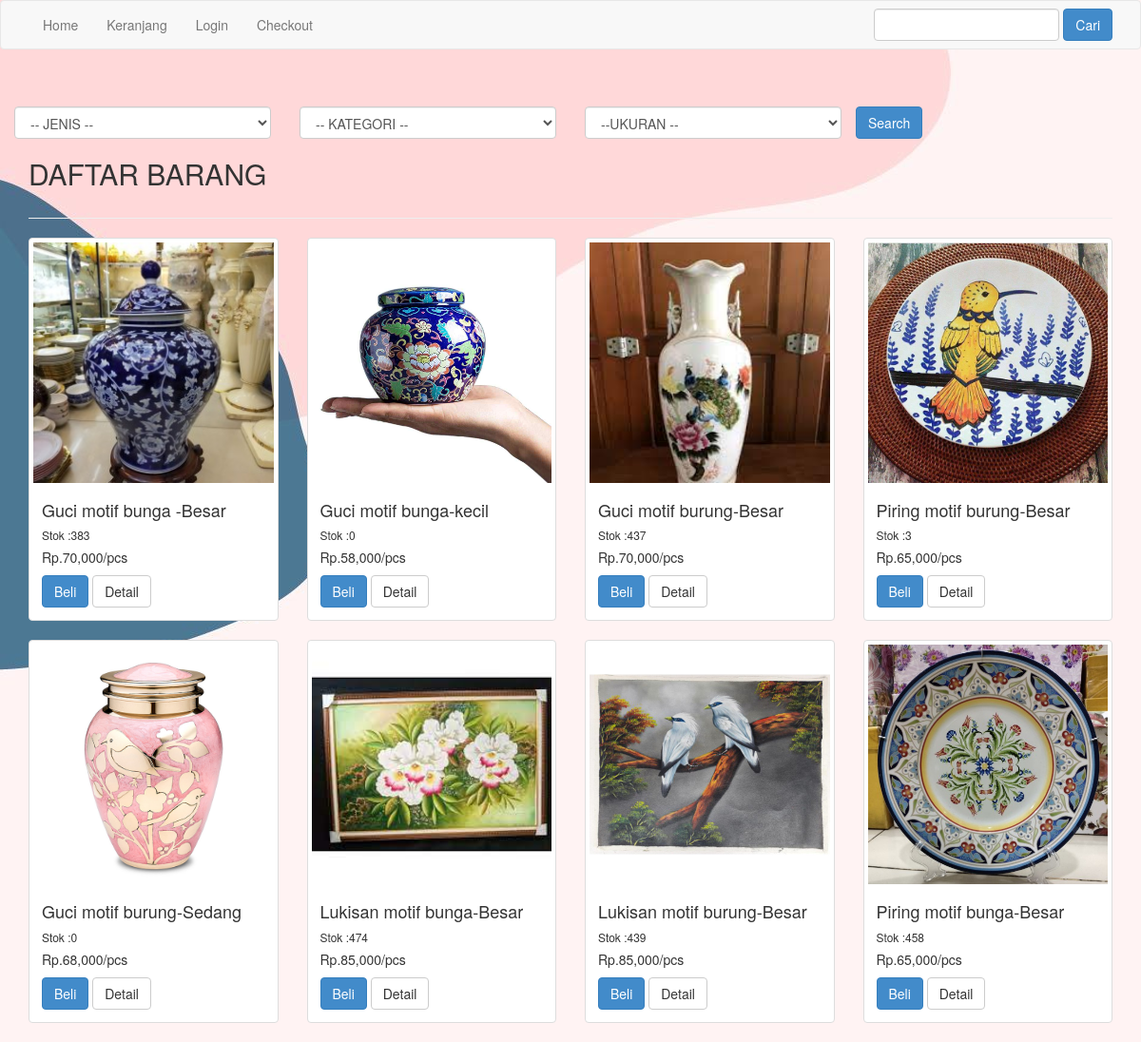
The page / on the database its author committed.
### tables this page shows
CREATE TABLE `barang` (
  `id_barang` varchar(11) NOT NULL,
  `nama_barang` varchar(30) NOT NULL,
  `photo` varchar(100) NOT NULL,
  `harga` int(11) NOT NULL,
  `stok` int(11) NOT NULL,
  `id_jenis` varchar(11) NOT NULL,
  `id_kategori` varchar(11) NOT NULL,
  `id_satuan` varchar(11) NOT NULL,
  `id_ukuran` varchar(11) NOT NULL
);

CREATE TABLE `ukuran` (
  `id_ukuran` varchar(11) NOT NULL,
  `ket_ukuran` varchar(11) NOT NULL
);

CREATE TABLE `satuan_barang` (
  `id_satuan` varchar(11) NOT NULL,
  `ket_satuan` varchar(11) NOT NULL
);

### index.php (the view, shortened to what this page needs)
<?php
$db_host = "localhost";
$db_user = "root";
$db_pass = "";
$db_name = "awalldecoration_store";
$koneksi = mysqli_connect($db_host, $db_user, $db_pass, $db_name);
$strw = "";
    $query = "SELECT * FROM `barang`
			 inner join kategori_barang on barang.id_kategori=kategori_barang.id_kategori
			 inner join satuan_barang on barang.id_satuan=satuan_barang.id_satuan
			 inner join jenis_barang on barang.id_jenis=jenis_barang.id_jenis
			 inner join ukuran on barang.id_ukuran=ukuran.id_ukuran
    $strw";
    $result=mysqli_query($koneksi,$query);
?>
<!DOCTYPE html>
<html>
<head>
	<link rel="stylesheet" href="admin/assets/css/bootstrap.css">
</head>
<BODY STYLE="BACKGROUND-IMAGE:URL(indexx.JPG)">
<?php include'menu.php'?>
<section class="konten">
	<div class="container">
	<div class="row">
        <form action="cbcb.php" method="GET">
		<br></br>
          <div class="row">
            <div class="col-sm">
			<div class="col-md-12 col-lg-3 products-number-sort" >
				<div class="products-sort-by mt-2 mt-lg-0" width="15">
					  <select name="jenis" class="form-control" >
						<option selected disabled>-- JENIS -- </option>
						</select>
                      </div></div>
				<div class="col-md-12 col-lg-3 products-number-sort">
				<div class="products-sort-by mt-2 mt-lg-0">
					  <select name="kategori" class="form-control">
						<option selected disabled>-- KATEGORI -- </option>
						</select>
                      </div></div>
				<div class="col-md-12 col-lg-3 products-number-sort">
				<div class="products-sort-by mt-2 mt-lg-0">
					  <select name="satuan" class="form-control">
						<option selected disabled>--UKURAN -- </option>
						</select>
                      </div></div>
          <div class="row">
            <div class="col-sm">
              <input type="submit" class="btn btn-primary mb-4" name="submit" value="Search">
            </div>
          </div>
        </form>
    </div>
<section class="konten">
	<div class="container">
		<div class="row">
    <div class="col-lg-12">
        <h2>DAFTAR BARANG</h2>
</div>
    </div>
<hr />
		<div>
		<div class="row">
			<?php while($row = mysqli_fetch_assoc($result)) { ?>
			<div class="col-md-3" >
				<div class="thumbnail">
					<img src="photo/<?php echo $row['photo'];?>" width="300" height="300">
					<div class="caption">
						<h4> <?php echo $row['nama_barang'];?>-<?php echo $row['ket_ukuran'];?></h4>
						<h6> Stok :<?php echo $row['stok'];?></h3>
						<h5> Rp.<?php echo number_format($row['harga']);?>/<?php echo $row['ket_satuan'];?></h5>
			<a href="transaksi.php?id=<?php echo $row['id_barang'];?>" class="btn btn-primary"> Beli</a>
			<a href="detail.php?id=<?php echo $row["id_barang"]?>" class="btn btn-default"> Detail</a>
					</div>
				</div>
			</div>
			<?php }?>
	</div>
</section>
</body>
</html>

### menu.php
<nav class="navbar navbar-default">
	<div class="container">
		<ul class="nav navbar-nav">
			<li><a href="index.php">Home</a></li>
			<li><a href="keranjang.php">Keranjang</a></li>
			<?php if(isset($_SESSION["customer"])):?>
				<li><a href="riwayat.php">Riwayat Belanja</a></li>
				<li><a href="logout.php">Log Out</a></li>
			<?php else: ?>
				<li><a href="login.php">Login</a></li>
			<?php endif?>
			<li><a href="checkout.php">Checkout</a></li>
		</ul>
		<form action="pencarian.php" method="get" class="navbar-form navbar-right">
			<input type="text" class="form-control" name="keyword">
			<button class="btn btn-primary"> Cari </button>
		</form>
	</div>
</nav>

### rows shown on the page
barang: photo (picture), nama_barang "Guci motif bunga", id_ukuran.ket_ukuran "Besar", stok "383", harga "70,000", id_satuan.ket_satuan "pcs"
barang: photo (picture), nama_barang "Guci motif bunga", id_ukuran.ket_ukuran "kecil", stok "0", harga "58,000", id_satuan.ket_satuan "pcs"
barang: photo (picture), nama_barang "Guci motif burung", id_ukuran.ket_ukuran "Besar", stok "437", harga "70,000", id_satuan.ket_satuan "pcs"
barang: photo (picture), nama_barang "Piring motif burung", id_ukuran.ket_ukuran "Besar", stok "3", harga "65,000", id_satuan.ket_satuan "pcs"
barang: photo (picture), nama_barang "Guci motif burung", id_ukuran.ket_ukuran "Sedang", stok "0", harga "68,000", id_satuan.ket_satuan "pcs"
barang: photo (picture), nama_barang "Lukisan motif bunga", id_ukuran.ket_ukuran "Besar", stok "474", harga "85,000", id_satuan.ket_satuan "pcs"
barang: photo (picture), nama_barang "Lukisan motif burung", id_ukuran.ket_ukuran "Besar", stok "439", harga "85,000", id_satuan.ket_satuan "pcs"
barang: photo (picture), nama_barang "Piring motif bunga", id_ukuran.ket_ukuran "Besar", stok "458", harga "65,000", id_satuan.ket_satuan "pcs"
